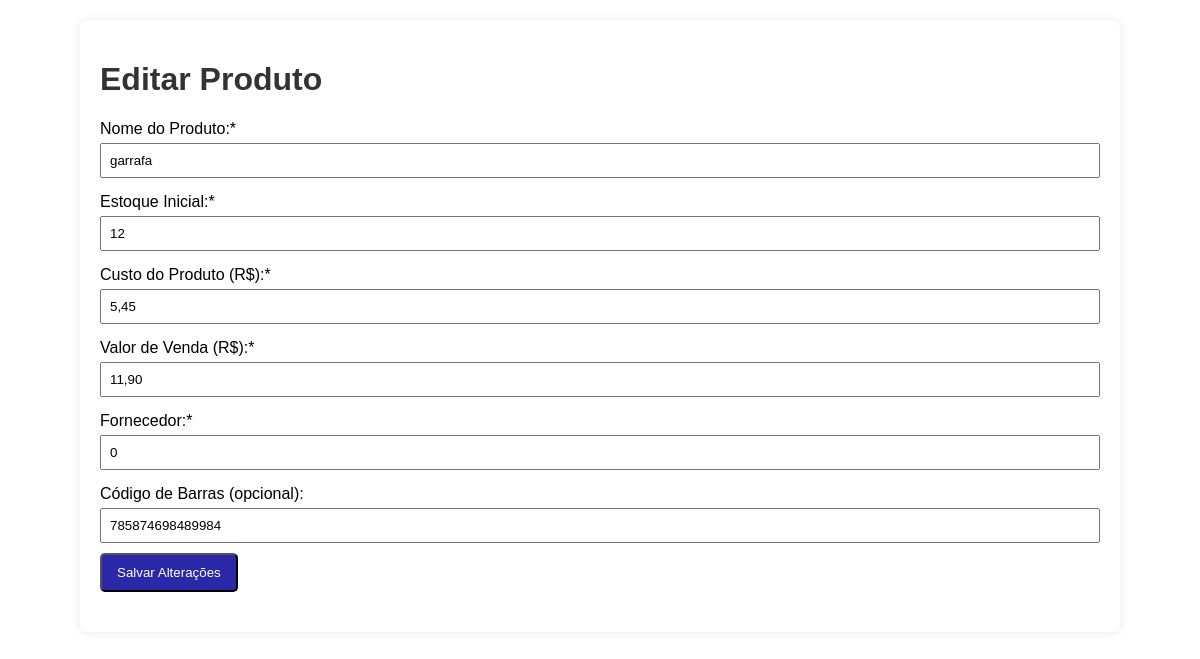
The page /gerenciar_produtos.php?acao=editar&id=5 on the database its author committed.
### tables this page shows
CREATE TABLE `produtos` (
  `id_produto` int(11) NOT NULL AUTO_INCREMENT,
  `nome_produto` varchar(255) NOT NULL,
  `estoque_inicial` int(11) NOT NULL,
  `custo_produto` decimal(10,2) NOT NULL,
  `valor_venda_produto` decimal(10,2) NOT NULL,
  `fornecedor_produto` varchar(255) NOT NULL,
  `cod_barras` varchar(100) DEFAULT NULL,
  PRIMARY KEY (`id_produto`)
);

### gerenciar_produtos.php (the view, shortened to what this page needs)
<?php
include 'conexao.php';
$acao = $_GET['acao'] ?? 'adicionar';
$id = $_GET['id'] ?? 0;
$produto = [
    'id_produto' => '', 'nome_produto' => '', 'estoque_inicial' => '',
    'custo_produto' => '', 'valor_venda_produto' => '', 'fornecedor_produto' => '',
    'cod_barras' => ''
];
$titulo_pagina = "Adicionar Novo Produto";
$acao_form = "db_criar";
if ($_SERVER['REQUEST_METHOD'] === 'POST') {
    $acao_post = $_POST['acao_form'];
    if ($acao_post === 'db_criar') {
        $nome = $_POST['nome_produto'];
        $estoque = $_POST['estoque_inicial'];
        $custo = str_replace(',', '.', $_POST['custo_produto']);
        $valor_venda = str_replace(',', '.', $_POST['valor_venda_produto']);
        $fornecedor = $_POST['fornecedor_produto'];
        $cod_barras = $_POST['cod_barras'];
        $sql = "INSERT INTO produtos (nome_produto, estoque_inicial, custo_produto, valor_venda_produto, fornecedor_produto, cod_barras)
                VALUES (?, ?, ?, ?, ?, ?)";
        $stmt = mysqli_prepare($conexao, $sql);
        mysqli_stmt_bind_param($stmt, "siddds", $nome, $estoque, $custo, $valor_venda, $fornecedor, $cod_barras);
        if (!mysqli_stmt_execute($stmt)) {
            echo "Erro ao cadastrar produto: " . mysqli_error($conexao);
        }
    } elseif ($acao_post === 'db_editar') {
        $id_post = $_POST['id_produto'];
        $nome = $_POST['nome_produto'];
        $estoque = $_POST['estoque_inicial'];
        $custo = str_replace(',', '.', $_POST['custo_produto']);
        $valor_venda = str_replace(',', '.', $_POST['valor_venda_produto']);
        $fornecedor = $_POST['fornecedor_produto'];
        $cod_barras = $_POST['cod_barras'];
        $sql = "UPDATE produtos SET nome_produto = ?, estoque_inicial = ?, custo_produto = ?, valor_venda_produto = ?, fornecedor_produto = ?, cod_barras = ? WHERE id_produto = ?";
        $stmt = mysqli_prepare($conexao, $sql);
        mysqli_stmt_bind_param($stmt, "sidddsi", $nome, $estoque, $custo, $valor_venda, $fornecedor, $cod_barras, $id_post);
        if (!mysqli_stmt_execute($stmt)) {
            echo "Erro ao atualizar produto: " . mysqli_error($conexao);
        }
    }
    mysqli_close($conexao);
    header("Location: index.php");
    exit();
} elseif ($acao === 'editar' && $id > 0) {
    $titulo_pagina = "Editar Produto";
    $acao_form = "db_editar";
    $sql = "SELECT * FROM produtos WHERE id_produto = ?";
    $stmt = mysqli_prepare($conexao, $sql);
    mysqli_stmt_bind_param($stmt, "i", $id);
    mysqli_stmt_execute($stmt);
    $resultado = mysqli_stmt_get_result($stmt);
    if ($resultado) {
        $produto = mysqli_fetch_assoc($resultado);
    }
}
?>
<!DOCTYPE html>
<html lang="pt-br">
<head>
    <link rel="stylesheet" href="estilo.css">
</head>
<body>
    <div class="container">
        <h1><?php echo $titulo_pagina; ?></h1>
        <form action="gerenciar_produtos.php" method="post">
            <label for="nome_produto">Nome do Produto:*</label>
            <input type="text" id="nome_produto" name="nome_produto" value="<?php echo htmlspecialchars($produto['nome_produto']); ?>" required>
            <label for="estoque_inicial">Estoque Inicial:*</label>
            <input type="number" id="estoque_inicial" name="estoque_inicial" value="<?php echo $produto['estoque_inicial']; ?>" required>
            <label for="custo_produto">Custo do Produto (R$):*</label>
            <input type="text" inputmode="decimal" id="custo_produto" name="custo_produto" value="<?php echo !empty($produto['custo_produto']) ? number_format($produto['custo_produto'], 2, ',', '.') : ''; ?>" required>
            <label for="valor_venda_produto">Valor de Venda (R$):*</label>
            <input type="text" inputmode="decimal" id="valor_venda_produto" name="valor_venda_produto" value="<?php echo !empty($produto['valor_venda_produto']) ? number_format($produto['valor_venda_produto'], 2, ',', '.') : ''; ?>" required>
            <label for="fornecedor_produto">Fornecedor:*</label>
            <input type="text" id="fornecedor_produto" name="fornecedor_produto" value="<?php echo htmlspecialchars($produto['fornecedor_produto']); ?>" required>
            <label for="cod_barras">Código de Barras (opcional):</label>
            <input type="text" id="cod_barras" name="cod_barras" value="<?php echo htmlspecialchars($produto['cod_barras']); ?>">
            <button type="submit" class="btn">
                <?php echo ($acao_form === 'db_criar') ? 'Cadastrar Produto' : 'Salvar Alterações'; ?>
            </button>
        </form>
    </div>
</body>
</html>

### estilo.css (style rules this page uses)
body { font-family: Arial, sans-serif; background-color: #ffffff; margin: 0; padding: 20px; }
.container { max-width: 1000px; margin: auto; background: #fff; padding: 20px; border-radius: 8px; box-shadow: 0 0 10px rgba(0,0,0,0.1); }
h1, h2 { color: #333; }
.btn, .btn-editar, .btn-excluir { display: inline-block; padding: 10px 15px; border-radius: 5px; text-decoration: none; color: rgb(255, 255, 255); margin-top: 10px; margin-bottom: 20px; }
.btn { background-color: #2a28a7; }
form label { display: block; margin-top: 15px; }
form input { width: 100%; padding: 8px; margin-top: 5px; box-sizing: border-box; }
form button { margin-top: 20px; }

### rows shown on the page
produtos: nome_produto "garrafa", estoque_inicial "12", custo_produto "5,45", valor_venda_produto "11,90", fornecedor_produto "0", cod_barras "785874698489984"

### other values the page prints
$titulo_pagina "Editar Produto"
